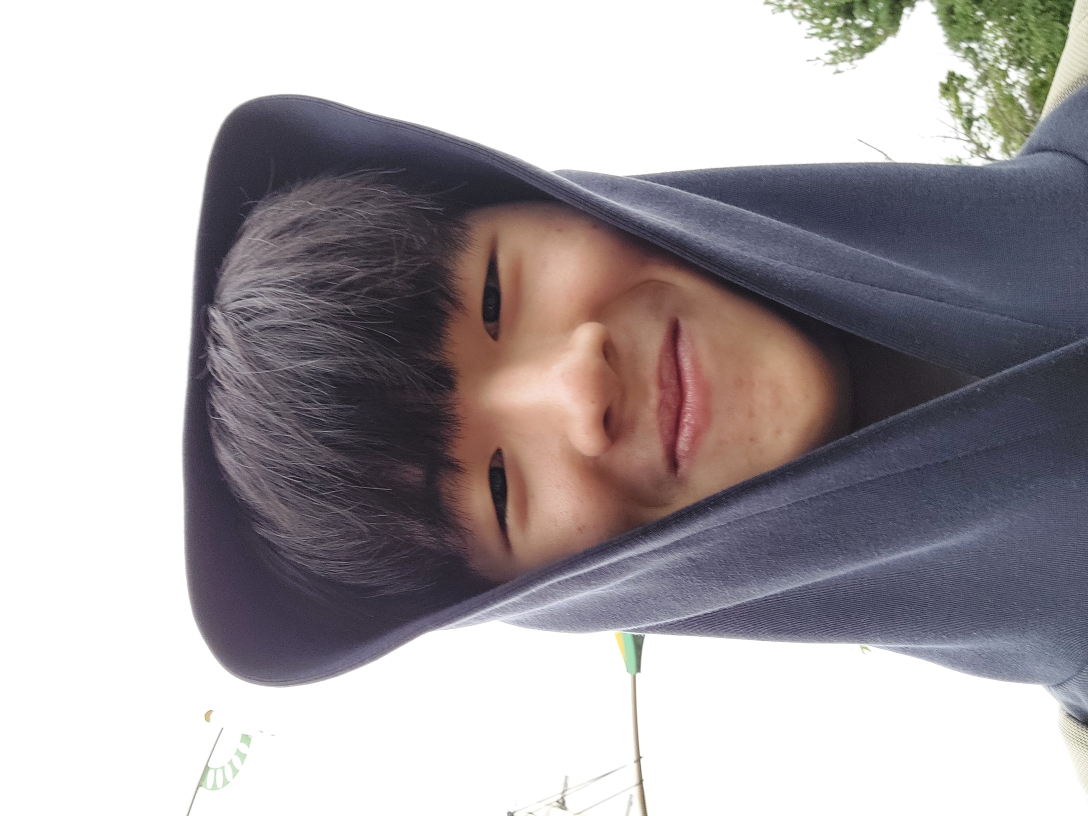
#> input picture Academics/OSSWDMT/HW1/sample.jpg, 3264 x 2448 px (shown at 1/3 size)
$ python ascii_art.py sample.jpg
#> lines starting #> are read from the running program, lines starting #| are printed output that depends on the picture
"""Print an image as terminal ASCII art.

Examples:
    python ascii_art.py photo.jpg
    python ascii_art.py photo.jpg --fit height --chars "@%#*+=-:. "
    python ascii_art.py photo.jpg --width 100 --fit width
"""

from __future__ import annotations

import argparse
import shutil
import sys
import time
from pathlib import Path

from PIL import Image, ImageOps

DEFAULT_CHARS = "@%#*+=-:. "


def terminal_size() -> tuple[int, int]:
    """Return usable terminal columns and rows, with conservative fallbacks."""
    size = shutil.get_terminal_size(fallback=(80, 24))
    return max(1, size.columns), max(1, size.lines)


def fit_dimensions(
    image: Image.Image, columns: int, rows: int, mode: str
) -> tuple[int, int]:
    """Calculate output dimensions while compensating for tall terminal cells."""
    source_width, source_height = image.size
    aspect = source_width / source_height

    # A terminal character is normally about twice as tall as it is wide.
    cell_aspect = 0.5
    if mode == "width":
        width = columns
        height = max(1, round(width / aspect * cell_aspect))
    elif mode == "height":
        height = rows
        width = max(1, round(height * aspect / cell_aspect))
    else:  # auto: use whichever dimension reaches its boundary first.
        width_from_columns = columns
        height_from_columns = max(1, round(width_from_columns / aspect * cell_aspect))
        height_from_rows = rows
        width_from_rows = max(1, round(height_from_rows * aspect / cell_aspect))
        if height_from_columns <= rows:
            width, height = width_from_columns, height_from_columns
        else:
            width, height = width_from_rows, height_from_rows

    return max(1, width), max(1, height)


def render(image: Image.Image, width: int, height: int, chars: str) -> str:
    """Resize and convert an image into luminance-based ASCII characters."""
    gray = ImageOps.grayscale(image).resize((width, height), Image.Resampling.LANCZOS)
    palette = chars
    last_index = len(palette) - 1
    pixels = list(gray.getdata())
    return "\n".join(
        "".join(
            palette[pixel * last_index // 255]
            for pixel in pixels[offset : offset + width]
        )
        for offset in range(0, width * height, width)
    )


def build_parser() -> argparse.ArgumentParser:
    parser = argparse.ArgumentParser(
        description="Render an image as terminal ASCII art."
    )
    parser.add_argument("image", type=Path, help="path to the input image")
    parser.add_argument(
        "--fit",
        choices=("auto", "width", "height"),
        default="auto",
        help="fit to terminal width, height, or whichever is reached first (default: auto)",
    )
    parser.add_argument(
        "--chars", default=DEFAULT_CHARS, help="characters from dark to light"
    )
    parser.add_argument("--width", type=int, help="override terminal width in columns")
    parser.add_argument("--height", type=int, help="override terminal height in rows")
    parser.add_argument(
        "--watch",
        action="store_true",
        help="re-render when the terminal is resized (press Ctrl-C to stop)",
    )
    return parser


def main() -> int:
    args = build_parser().parse_args()
    if not args.chars:
        raise SystemExit("--chars must contain at least one character")
    if not args.image.is_file():
        raise SystemExit(f"image not found: {args.image}")

    try:
        # Apply EXIF orientation before converting to RGB. Many phone cameras
        # store the rotation in metadata instead of rotating the pixel data.
        image = ImageOps.exif_transpose(Image.open(args.image)).convert("RGB")
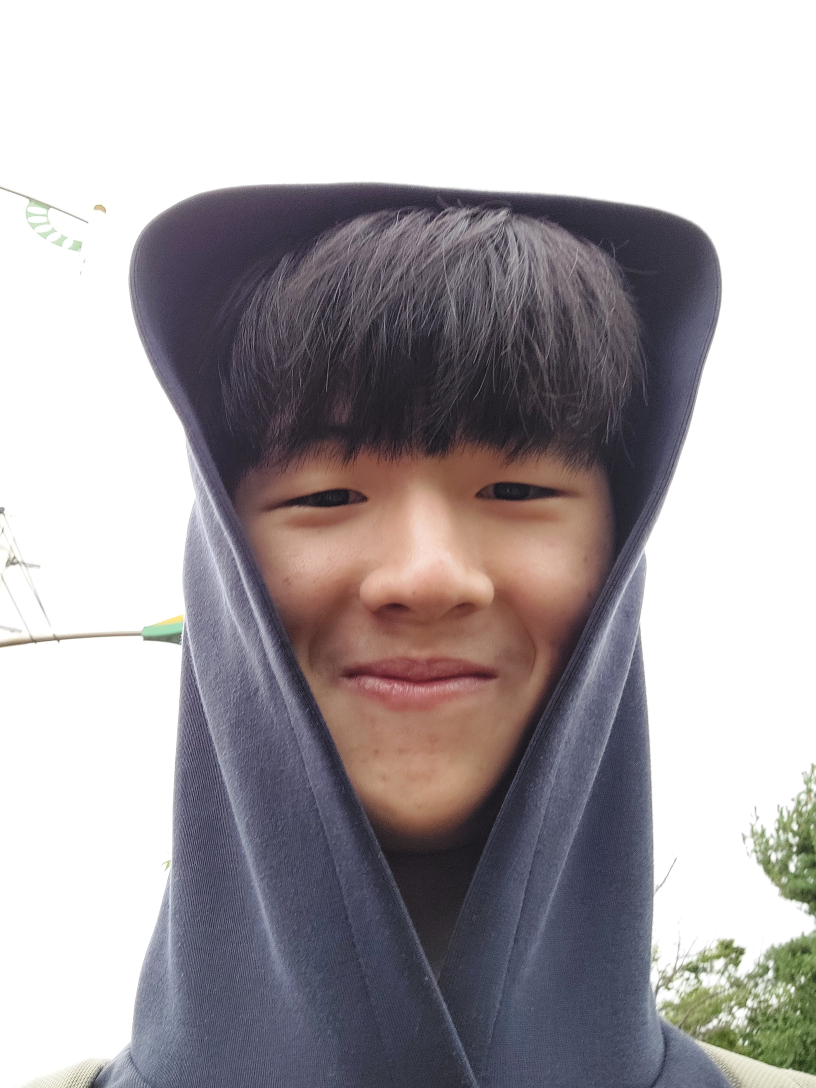
#> image: PIL image 2448x3264 RGB (shown at 1/3 size); mean R, G, B 171.1, 165.8, 169.1
    except Exception as exc:
        raise SystemExit(f"could not open image: {exc}") from exc

    try:
        previous_size = None
        while True:
            columns, rows = terminal_size()
            columns = args.width or columns
            rows = args.height or max(1, rows - 1)  # reserve one line for the prompt
            size = (columns, rows)
            if size != previous_size:
                output_width, output_height = fit_dimensions(
                    image, columns, rows, args.fit
                )
                art = render(image, output_width, output_height, args.chars)
                sys.stdout.write("\x1b[2J\x1b[H" if args.watch else "")
                sys.stdout.write(art + "\n")
                sys.stdout.flush()
                previous_size = size
            if not args.watch:
                break
            time.sleep(0.25)
#> this loop made 1 pass
#> (output_width, output_height) on pass 1: (34, 23)
#> pass 1, in render, `gray = ImageOps.grayscale(image).resize((width, height), Image.Resampl..`:
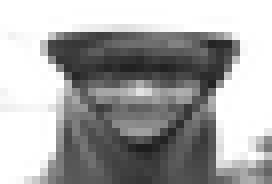
#> gray: PIL image 34x23 L (shown 8 times larger); min 29, max 255, mean 167.3
#> after the loop, output_height = 23; output_width = 34; previous_size = (80, 23)
    except KeyboardInterrupt:
        return 0
    return 0


if __name__ == "__main__":
    raise SystemExit(main())
#> (the program exits here)
